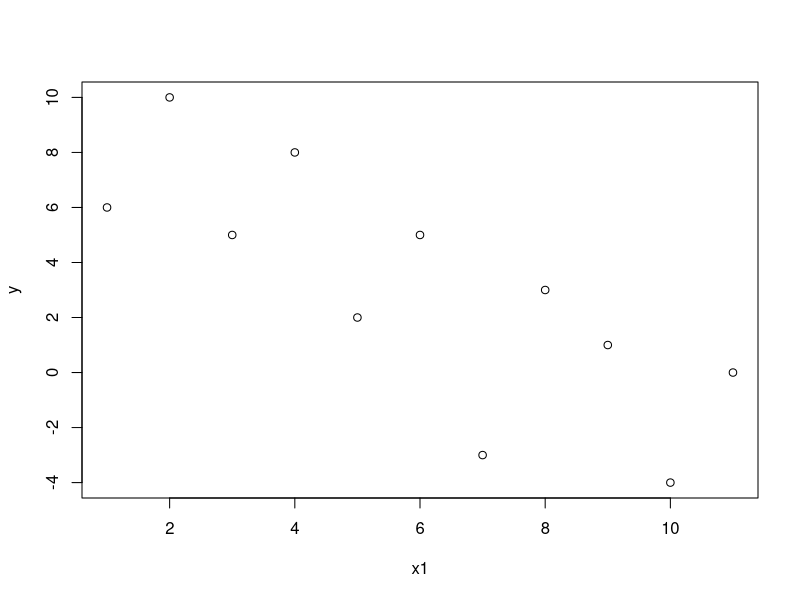
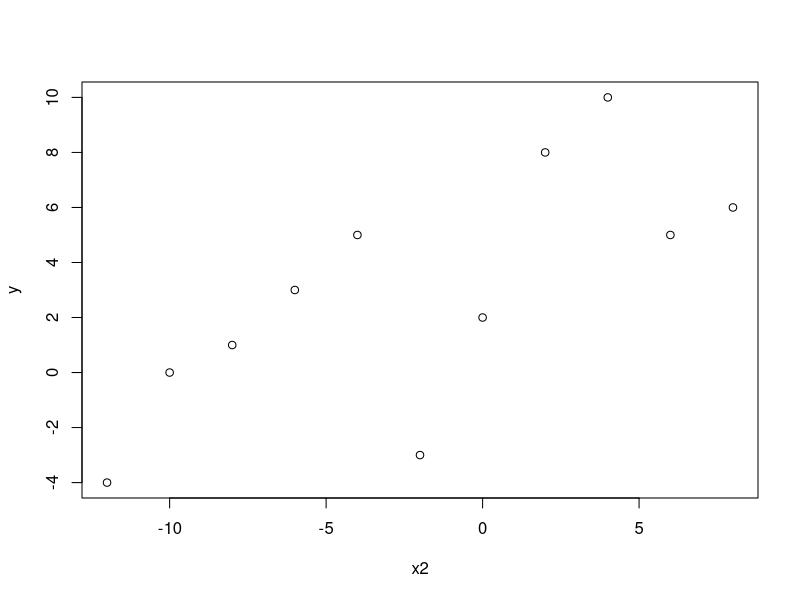
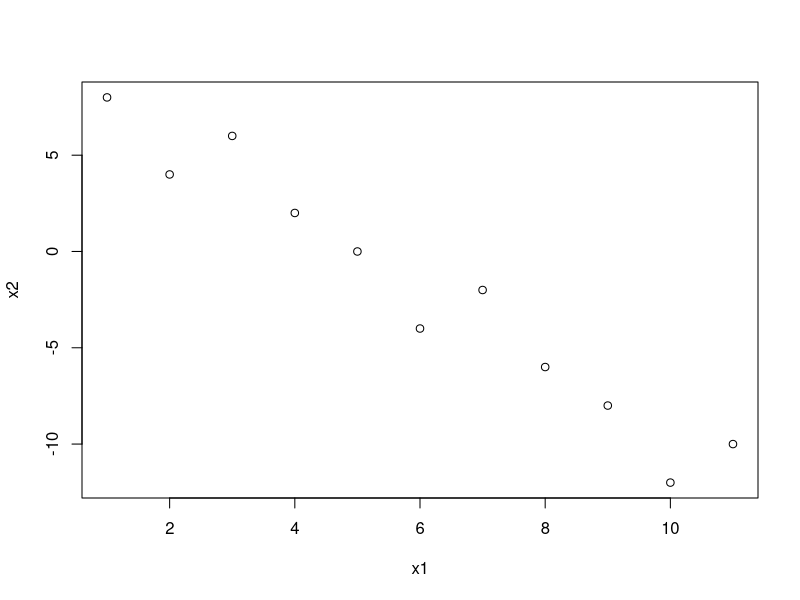
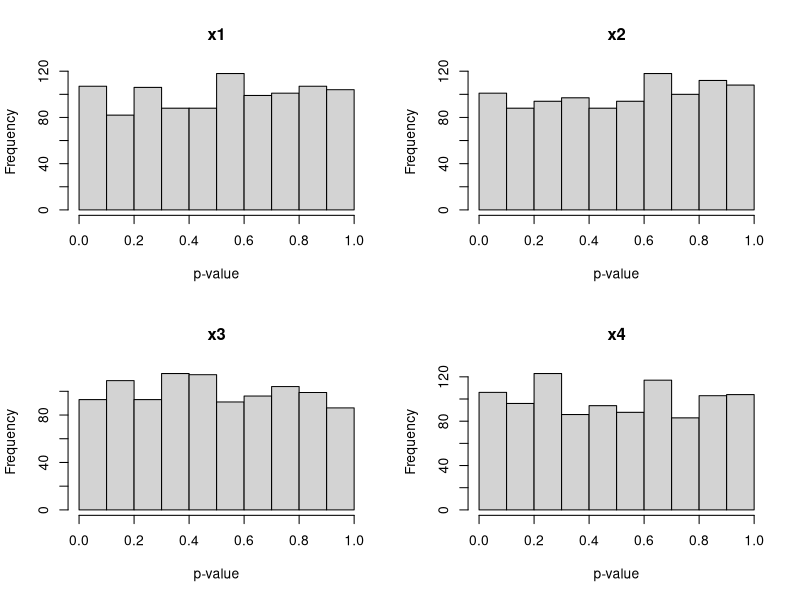
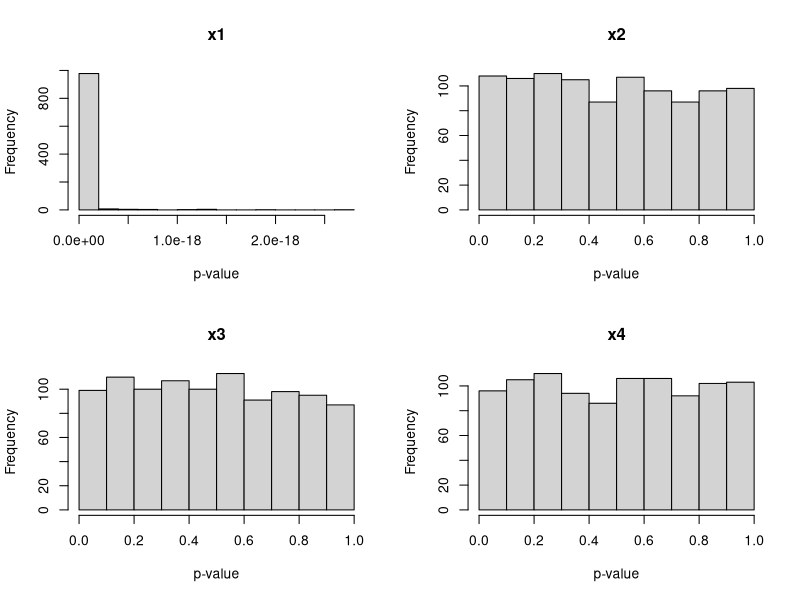
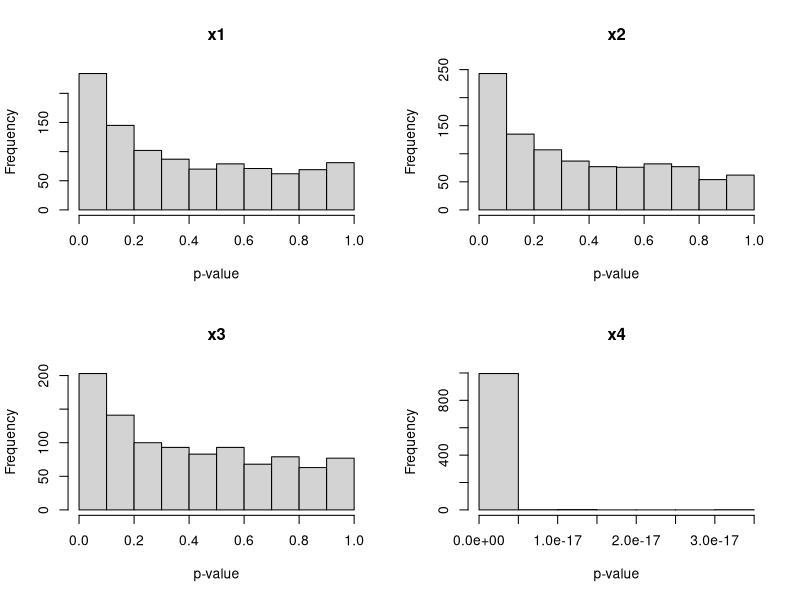

These figures' R source, in order:
## ---- chunk 1
knitr::opts_chunk$set(echo = TRUE)
## ---- chunk 2

#1.1
q5a <- data.frame(
x1 <- c(1, 4, 9 , 11 , 3, 8 , 5, 10 , 2 , 7 , 6),
x2 <- c(8, 2, -8, -10, 6, -6, 0, -12, 4 , -2, -4),
y <- c(6, 8, 1 , 0 , 5, 3 , 2, -4 , 10, -3, 5)
)

ones <- rep(1,length(x1))

X <- matrix(c(ones,x1,x2),ncol = 3)

plot(x1,y)
plot(x2,y)
plot(x1,x2)
## ---- chunk 3
#1.2
Beta <- solve(t(X)%*%X)%*%(t(X)%*%y)
Beta
## ---- chunk 4

#1.3
Yhat<- X%*%Beta #Regression with x1 and x2
errors <- y - Yhat #Errors of model with x1 and x2
VarErrors <- sum(errors^2)/(length(y)-length(Beta)) #Variance of Errors for Regression Model (MSErrors) = SSE/(N-3)

varcovar <- solve(t(X)%*%X)*c(VarErrors) 
varcovar

## ---- chunk 5
#1.4

Sdotdot <- function(x, y) sum( (x - mean(x)) * (y - mean(y)) )

#Building Simple Linear Regression for y~x1:

Sxx_x1 <- Sdotdot(x1, x1)
Sxy_x1 <- Sdotdot(x1, y)
Beta1_x1 <- Sxy_x1 / Sxx_x1
Beta0_x1 <- mean(y) - Beta1_x1 * mean(x1)
Yhat_x1 <- Beta0_x1 + Beta1_x1*x1 

#Building Simple Linear Regression for y~x2:

Sxx_x2 <- Sdotdot(x2, x2)
Sxy_x2 <- Sdotdot(x2, y)
Beta1_x2 <- Sxy_x2 / Sxx_x2
Beta0_x2 <- mean(y) - Beta1_x2 * mean(x2)
Yhat_x2 <- Beta0_x2 + Beta1_x2*x2 

errors_x1<- y - Yhat_x1 #Errors of model with parameter x1 
errors_x2<- y - Yhat_x2 #Errors of model with parameter x2

SSRx2_x1 <- sum(errors_x1^2) - sum(errors^2) #SSR(x2|x1)
SSRx1_x2 <- sum(errors_x2^2) - sum(errors^2) #SSR(x1|x2)

SSRx2_x1
SSRx1_x2
## ---- chunk 6
#1.5
anova(lm(y~x1+x2))
anova(lm(y~x2+x1))

## ---- chunk 7
#2.2
n <- 100
x1 <- runif(n, 0, 10); x2 <- runif(n, 0, 10)
x3 <- runif(n, 0, 10); x4 <- runif(n, 0, 10)
sigma <- 2
reps <- 1000

# Prepare empty vectors :
p_values_x1 <- c()
p_values_x2 <- c()
p_values_x3 <- c()
p_values_x4 <- c()

for (i in 1:reps) {
y <- 0*x1 + 0*x2 + 0*x3 + 0*x4 + rnorm(n, 0, sigma)
mylm <- lm(y ~ x1 + x2 + x3 + x4)

# Record the p-values from anova():

anova_table <- anova(mylm)
p_values <- anova_table$"Pr(>F)"

p_values_x1[i] <- p_values[1]
p_values_x2[i] <- p_values[2]
p_values_x3[i] <- p_values[3]
p_values_x4[i] <- p_values[4]
}
## ---- chunk 8
#2.3

# Plot the results:

par(mfrow = c(2, 2))
hist(p_values_x1, main = "x1", xlab = "p-value")
hist(p_values_x2, main = "x2", xlab = "p-value")
hist(p_values_x3, main = "x3", xlab = "p-value")
hist(p_values_x4, main = "x4", xlab = "p-value")
## ---- chunk 9
#2.4
n <- 100
x1 <- runif(n, 0, 10); x2 <- runif(n, 0, 10)
x3 <- runif(n, 0, 10); x4 <- runif(n, 0, 10)
sigma <- 2
reps <- 1000

# Prepare empty vectors :
p_values_x1 <- c()
p_values_x2 <- c()
p_values_x3 <- c()
p_values_x4 <- c()

for (i in 1:reps) {
y <- 1*x1 + 0*x2 + 0*x3 + 0*x4 + rnorm(n, 0, sigma)
mylm <- lm(y ~ x1 + x2 + x3 + x4)

# Record the p-values from anova():

anova_table <- anova(mylm)
p_values <- anova_table$"Pr(>F)"

p_values_x1[i] <- p_values[1]
p_values_x2[i] <- p_values[2]
p_values_x3[i] <- p_values[3]
p_values_x4[i] <- p_values[4]
}

# Plot the results:

par(mfrow = c(2, 2))
hist(p_values_x1, main = "x1", xlab = "p-value")
hist(p_values_x2, main = "x2", xlab = "p-value")
hist(p_values_x3, main = "x3", xlab = "p-value")
hist(p_values_x4, main = "x4", xlab = "p-value")

## ---- chunk 10
#2.5
n <- 100
x1 <- runif(n, 0, 10); x2 <- runif(n, 0, 10)
x3 <- runif(n, 0, 10); x4 <- runif(n, 0, 10)
sigma <- 2
reps <- 1000

# Prepare empty vectors :
p_values_x1 <- c()
p_values_x2 <- c()
p_values_x3 <- c()
p_values_x4 <- c()

for (i in 1:reps) {
y <- 0*x1 + 0*x2 + 0*x3 + 1*x4 + rnorm(n, 0, sigma)
mylm <- lm(y ~ x1 + x2 + x3 + x4)

# Record the p-values from anova():

anova_table <- anova(mylm)
p_values <- anova_table$"Pr(>F)"

p_values_x1[i] <- p_values[1]
p_values_x2[i] <- p_values[2]
p_values_x3[i] <- p_values[3]
p_values_x4[i] <- p_values[4]
}

# Plot the results:

par(mfrow = c(2, 2))
hist(p_values_x1, main = "x1", xlab = "p-value")
hist(p_values_x2, main = "x2", xlab = "p-value")
hist(p_values_x3, main = "x3", xlab = "p-value")
hist(p_values_x4, main = "x4", xlab = "p-value")

anova(mylm)
